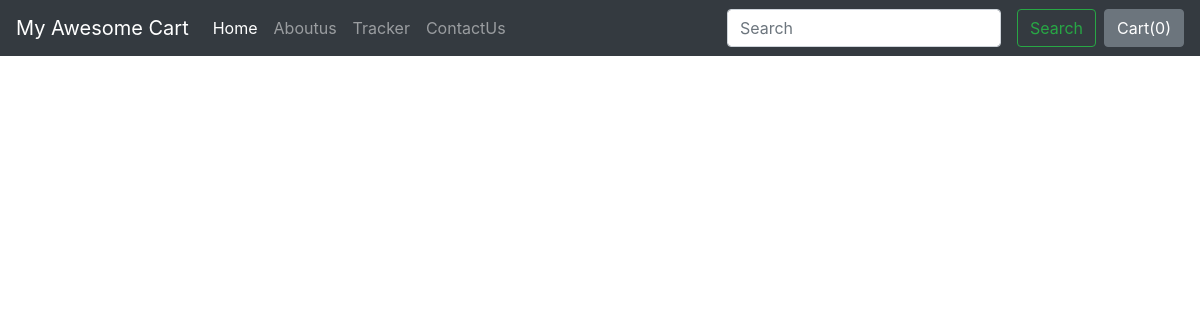
Page /blog/ on the earlier database version.
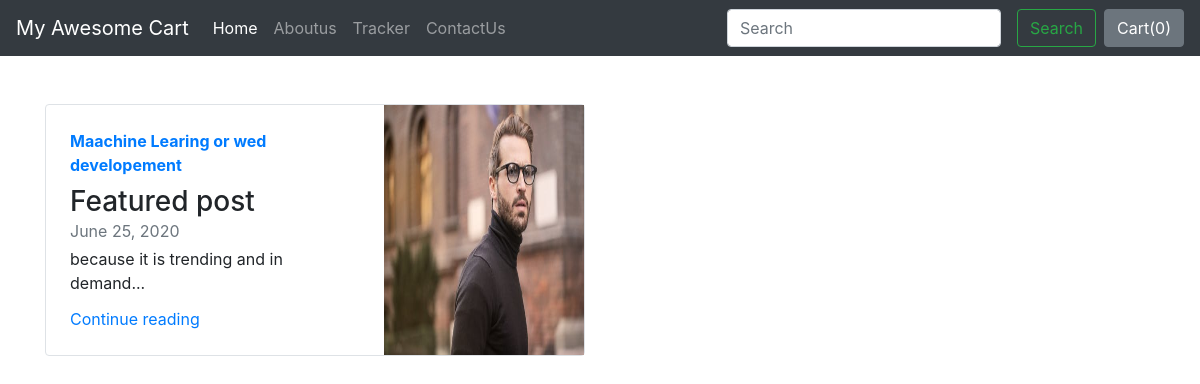
Same page on the later database version.
### blog/models.py (models this page shows)
class Blogpost(models.Model):
    post_id = models.AutoField(primary_key=True)
    title = models.CharField(max_length=50)
    head0 = models.CharField(max_length=500, default="")
    chead0 = models.CharField(max_length=5000, default="")
    head1 = models.CharField(max_length=500, default="")
    chead1 = models.CharField(max_length=5000, default="")
    head2 = models.CharField(max_length=500, default="")
    chead2 = models.CharField(max_length=5000, default="")
    pub_date = models.DateField()
    thumbnail = models.ImageField(upload_to="blog/images", default="null")
    def __str__(self):
        return self.title

### blog/views.py (the view)
# urls.py: path('',views.index,name='index'),
def index(request):
    myposts=Blogpost.objects.all()
    print(myposts)
    return render(request, 'blog/index.html',{'myposts': myposts})

### blog/templates/blog/index.html (shortened to what this page needs)
{% extends 'blog/base.html' %} {% load static %}
{% block body %}
<div class="container py-5">
  <div class="row mb-2">
    {% for item in myposts %}
    <div class="col-md-6">
      <div class="row no-gutters border rounded overflow-hidden flex-md-row mb-4 shadow-sm h-md-250 position-relative">
        <div class="col p-4 d-flex flex-column position-static">
          <strong class="d-inline-block mb-2 text-primary">{{item.title}}</strong>
          <h3 class="mb-0">Featured post</h3>
          <div class="mb-1 text-muted">{{item.pub_date}}</div>
          <p class="card-text mb-auto">{{item.chead0}}...</p>
          <a href="blogpost/{{item.post_id}}" class="stretched-link">Continue reading</a>
        </div>
        <div class="col-auto d-none d-lg-block">
          <img class="bd-placeholder-img" width="200" height="250" src="/media/{{item.thumbnail}}"
            aria-label="Placeholder: Thumbnail" />
        </div>
      </div>
    </div>
    {%endfor%}
  </div>
</div>
{% endblock %}

Differences in the rows shown:
added Blogpost: title "Maachine Learing or wed developement", pub_date "June 25, 2020", chead0 "because it is trending and in demand", thumbnail (picture)
